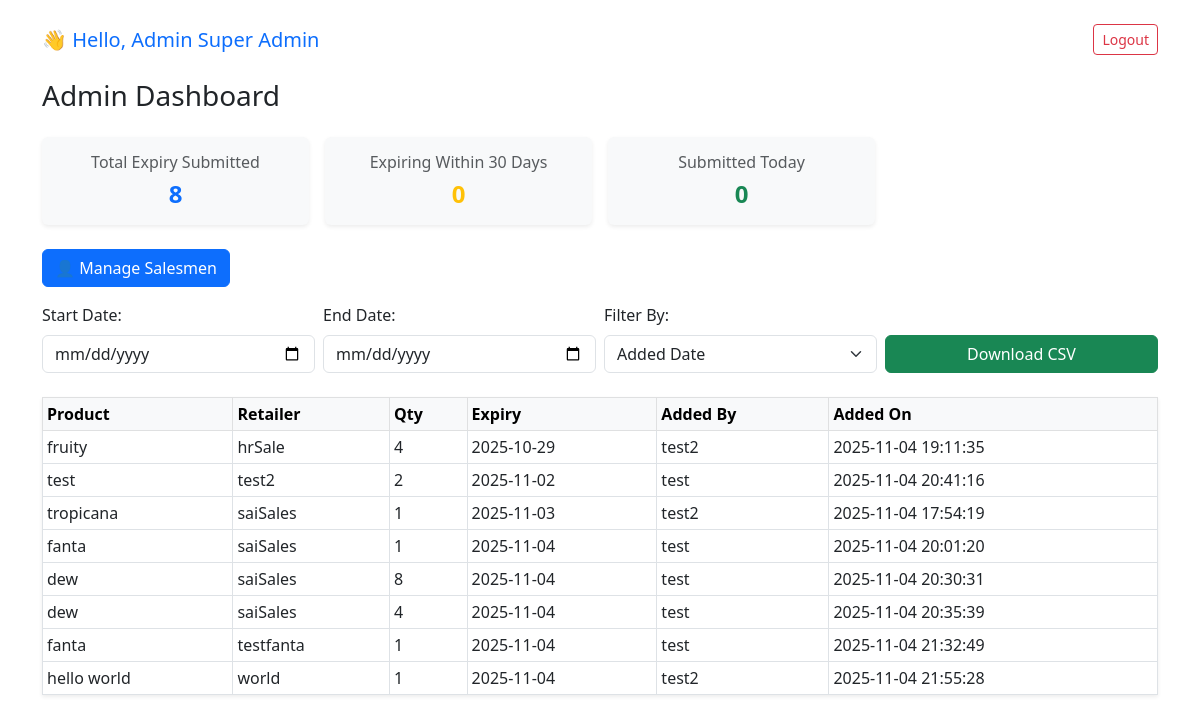
Page /admin/dashboard.php (signed in) on the committed database.
### tables this page shows
CREATE TABLE `products` (
  `id` int(11) NOT NULL,
  `product_name` varchar(255) NOT NULL,
  `retailer_name` varchar(255) NOT NULL,
  `quantity` int(11) NOT NULL DEFAULT 1,
  `expiry_date` date NOT NULL,
  `category` varchar(100) DEFAULT NULL,
  `remarks` text DEFAULT NULL,
  `added_by` int(11) NOT NULL,
  `added_on` timestamp NOT NULL DEFAULT current_timestamp()
);

CREATE TABLE `users` (
  `id` int(11) NOT NULL,
  `name` varchar(100) NOT NULL,
  `email` varchar(150) NOT NULL,
  `password` varchar(255) NOT NULL,
  `role` enum('admin','salesman') NOT NULL DEFAULT 'salesman',
  `created_at` timestamp NOT NULL DEFAULT current_timestamp(),
  `is_blocked` tinyint(1) NOT NULL DEFAULT 0,
  `reset_token` varchar(255) DEFAULT NULL,
  `reset_expires` datetime DEFAULT NULL
);

### admin/dashboard.php (the view, shortened to what this page needs)
<?php
require_once __DIR__ . '/../config.php';
$total = $pdo->query("SELECT COUNT(*) FROM products")->fetchColumn();
$soon = $pdo->prepare("
    SELECT COUNT(*) FROM products
    WHERE expiry_date BETWEEN CURDATE() AND DATE_ADD(CURDATE(), INTERVAL 30 DAY)
");
$soon->execute();
$soon_count = $soon->fetchColumn();
$today = $pdo->prepare("
    SELECT COUNT(*) FROM products
    WHERE DATE(added_on) = CURDATE()
");
$today->execute();
$today_count = $today->fetchColumn();
$q = "
    SELECT p.*, u.name AS added_by_name
    FROM products p
    JOIN users u ON p.added_by = u.id
    ORDER BY p.expiry_date ASC
    LIMIT 200
";
$rows = $pdo->query($q)->fetchAll(PDO::FETCH_ASSOC);
require_once __DIR__ . '/../includes/header.php';
?>
<h3 class="mb-4">Admin Dashboard</h3>
<div class="row g-3 mb-4">
  <div class="col-md-3">
    <div class="card p-3 shadow-sm text-center border-0 bg-light">
      <h6 class="text-muted">Total Expiry Submitted</h6>
      <h4 class="fw-bold text-primary mb-0"><?= $total; ?></h4>
    </div>
  </div>
  <div class="col-md-3">
    <div class="card p-3 shadow-sm text-center border-0 bg-light">
      <h6 class="text-muted">Expiring Within 30 Days</h6>
      <h4 class="fw-bold text-warning mb-0"><?= $soon_count; ?></h4>
    </div>
  </div>
  <div class="col-md-3">
    <div class="card p-3 shadow-sm text-center border-0 bg-light">
      <h6 class="text-muted">Submitted Today</h6>
      <h4 class="fw-bold text-success mb-0"><?= $today_count; ?></h4>
    </div>
  </div>
</div>
<div class="mb-3">
  <a class="btn btn-primary" href="manage_users.php">👤 Manage Salesmen</a>
</div>
<form id="csvForm" action="export_csv.php" method="get" class="mb-4">
  <div class="row g-2 align-items-end">
    <div class="col-md-3">
      <label class="form-label">Start Date:</label>
      <input type="date" name="start" id="startDate" class="form-control" required>
    </div>
    <div class="col-md-3">
      <label class="form-label">End Date:</label>
      <input type="date" name="end" id="endDate" class="form-control" required>
    </div>
    <div class="col-md-3">
      <label class="form-label">Filter By:</label>
      <select name="filter" required class="form-select">
        <option value="added_on">Added Date</option>
      </select>
    </div>
    <div class="col-md-3">
      <button type="submit" class="btn btn-success w-100">Download CSV</button>
    </div>
  </div>
</form>
<table class="table table-bordered table-sm align-middle shadow-sm">
  <thead class="table-light">
    <tr>
      <th>Product</th>
      <th>Retailer</th>
      <th>Qty</th>
      <th>Expiry</th>
      <th>Added By</th>
      <th>Added On</th>
    </tr>
  </thead>
  <tbody>
    <?php foreach ($rows as $r): ?>
      <tr>
        <td><?= htmlspecialchars($r['product_name']); ?></td>
        <td><?= htmlspecialchars($r['retailer_name']); ?></td>
        <td><?= $r['quantity']; ?></td>
        <td><?= htmlspecialchars($r['expiry_date']); ?></td>
        <td><?= htmlspecialchars($r['added_by_name']); ?></td>
        <td><?= htmlspecialchars($r['added_on']); ?></td>
      </tr>
    <?php endforeach; ?>
  </tbody>
</table>
<?php require_once __DIR__ . '/../includes/footer.php'; ?>

### rows in the picture
products: product_name "fruity", retailer_name "hrSale", quantity "4", expiry_date "2025-10-29", added_by.name "test2", added_on "2025-11-04 19:11:35"
products: product_name "test", retailer_name "test2", quantity "2", expiry_date "2025-11-02", added_by.name "test", added_on "2025-11-04 20:41:16"
products: product_name "tropicana", retailer_name "saiSales", quantity "1", expiry_date "2025-11-03", added_by.name "test2", added_on "2025-11-04 17:54:19"
products: product_name "fanta", retailer_name "saiSales", quantity "1", expiry_date "2025-11-04", added_by.name "test", added_on "2025-11-04 20:01:20"
products: product_name "dew", retailer_name "saiSales", quantity "8", expiry_date "2025-11-04", added_by.name "test", added_on "2025-11-04 20:30:31"
products: product_name "dew", retailer_name "saiSales", quantity "4", expiry_date "2025-11-04", added_by.name "test", added_on "2025-11-04 20:35:39"
products: product_name "fanta", retailer_name "testfanta", quantity "1", expiry_date "2025-11-04", added_by.name "test", added_on "2025-11-04 21:32:49"
products: product_name "hello world", retailer_name "world", quantity "1", expiry_date "2025-11-04", added_by.name "test2", added_on "2025-11-04 21:55:28"

### other values in the picture
$user_role "Admin"
$user_name "Super Admin"
$total "8"
$soon_count "0"
$today_count "0"
